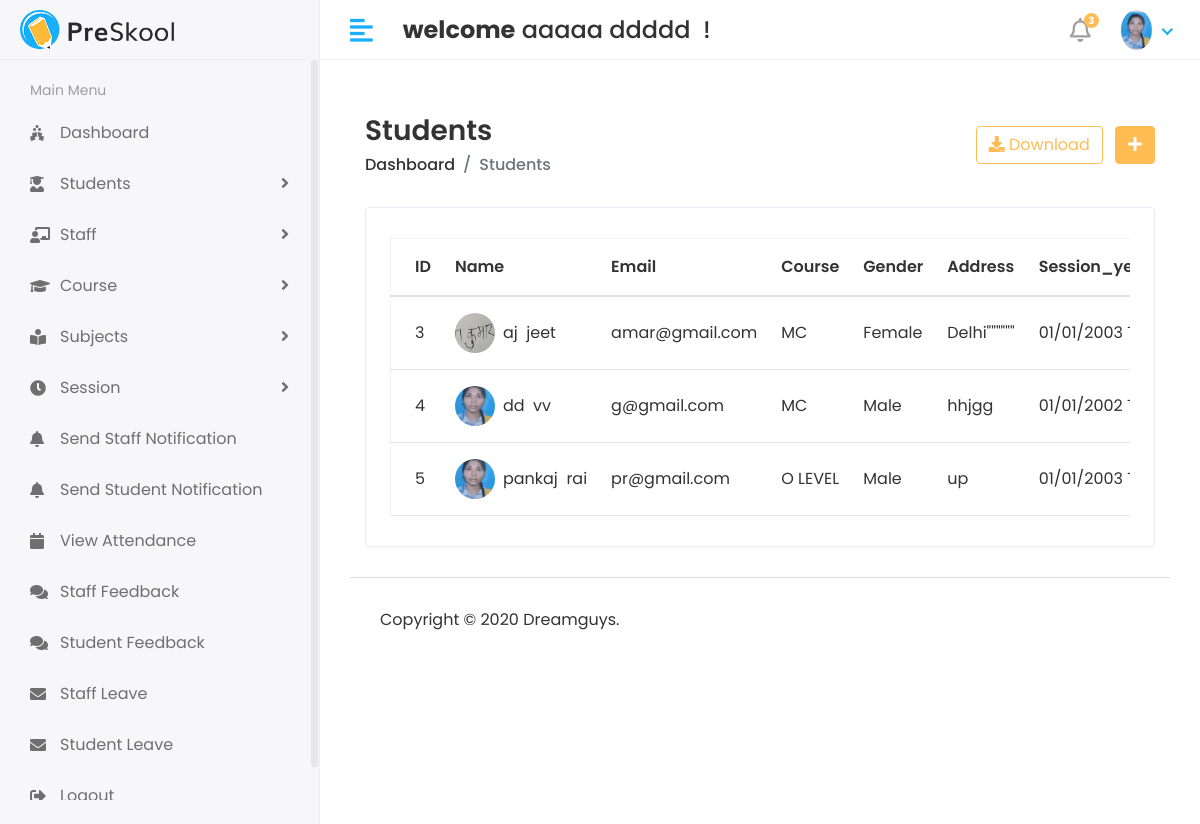
The app's page /Hod/student/view (signed in) with its own data.
### api/models.py (models this page shows, shortened)
class user1(AbstractUser):
    USER = (
        (1, 'HOD'),
        (2, 'STAFF'),
        (3, 'STUDENT'),
    )
    user_type = models.CharField(choices=USER, max_length=50, default=1)
    profile_pic = models.ImageField(upload_to='media/profile_pic')

class Student(models.Model):
    admin = models.OneToOneField(user1, on_delete=models.CASCADE)
    address = models.TextField()
    gender = models.CharField(max_length=100)
    course_id = models.ForeignKey(Course, on_delete=models.DO_NOTHING)
    session_year_id = models.ForeignKey(Session_year, on_delete=models.DO_NOTHING)
    created_at = models.DateTimeField(auto_now_add=True)
    updated_at = models.DateTimeField(auto_now=True)

class Course(models.Model):
    name = models.CharField(max_length=100)
    created_at = models.DateTimeField(auto_now_add=True)
    updated_at = models.DateTimeField(auto_now=True)

class Session_year(models.Model):
    session_start = models.CharField(max_length=100)
    session_end = models.CharField(max_length=100)

### student/Hod_views.py (the view)
# urls.py: path('Hod/student/view',Hod_views.view_student, name='view_student'),
@login_required(login_url='/')
def view_student(request):
    student = Student.objects.all()
    context = {
        'student': student,
    }
    return render(request, 'Hod/view_student.html', context)

### templates/Hod/view_student.html (shortened to what this page needs)
{% extends 'base.html' %}
{% block content %}
 <div class="content container-fluid">
               <div class="page-header">
                  <div class="row align-items-center">
                     <div class="col">
                        <h3 class="page-title">Students</h3>
                        <ul class="breadcrumb">
                           <li class="breadcrumb-item"><a href="index.html">Dashboard</a></li>
                           <li class="breadcrumb-item active">Students</li>
                        </ul>
                     </div>
                     <div class="col-auto text-right float-right ml-auto">
                        <a href="#" class="btn btn-outline-primary mr-2"><i class="fas fa-download"></i> Download</a>
                        <a href="add-student.html" class="btn btn-primary"><i class="fas fa-plus"></i></a>
                     </div>
                  </div>
               </div>
               <div class="row">
                  <div class="col-sm-12">
                     <div class="card card-table">
                        <div class="card-body">
                           <div class="table-responsive">
                              <table id="table_id" class="table table-hover table-center mb-0 ">
                                 <thead>
                                    <tr>
                                       <th >ID</th>
                                       <th>Name</th>
                                       <th>Email</th>
                                       <th>Course</th>
                                       <th>Gender</th>
                                       <th>Address</th>
                                       <th>Session_year</th>
                                    </tr>
                                 </thead>
                                 <tbody>
                                 {% for i in student %}
                                    <tr>
                                       <td class="sorting_1">{{i.id}}</td>
                                       <td>
                                          <h2 class="table-avatar">
                                             <a href="student-details.html" class="avatar avatar-sm mr-2"><img class="avatar-img rounded-circle" src="/{{i.admin.profile_pic }}" alt="User Image"></a>
                                             <a href="student-details.html">{{i.admin.first_name}} &nbsp;{{i.admin.last_name}} </a>
                                          </h2>
                                       </td>
                                       <td>{{i.admin.email}}</td>
                                       <td>{{i.course_id.name}}</td>
                                       <td>{{i.gender}}</td>
                                       <td>{{i.address}}</td>
                                       <td>{{i.session_year_id.session_start}} To {{i.session_year_id.session_end}}</td>
                                    </tr>
                                    <tr>
                                  {% endfor %}
                                 </tbody>
                              </table>
                           </div>
                        </div>
                     </div>
                  </div>
               </div>
            </div>
{% endblock %}

### templates/includes/header.html (shortened to what this page needs)
{% load static %}
<div class="header">
            <div class="header-left">
               <a href="index.html" class="logo">
               <img src="{% static 'assets/img/logo.png' %}" alt="Logo">
               </a>
            </div>
            <a href="javascript:void(0);" id="toggle_btn">
            <i class="fas fa-align-left"></i>
            </a>
            <div class="top-nav-search mt-3">
               <h4> <strong> welcome</strong>&nbsp;<span>{{user.first_name}} {{ user.last_name }} </span>&nbsp;!</h4>
            </div>
            <ul class="nav user-menu">
               <li class="nav-item dropdown noti-dropdown">
                  <a href="#" class="dropdown-toggle nav-link" data-toggle="dropdown">
                  <i class="far fa-bell"></i> <span class="badge badge-pill">3</span>
                  </a>
               </li>
               <li class="nav-item dropdown has-arrow">
                  <a href="#" class="dropdown-toggle nav-link" data-toggle="dropdown">
                  {% if user.profile_pic == "" %}
                   <span class="user-img"><img class="rounded-circle" src="{% static 'assets/img/img.jpg' %}" width="31" alt="Ryan Taylor"></span>
                  {% else %}
                  <span class="user-img"><img class="rounded-circle" src="/{{user.profile_pic}}" width="31" alt="Ryan Taylor"></span>
                  {% endif %}
                  </a>
               </li>
            </ul>
         </div>

### api/static/assets/css/style.css (style rules this page uses)
html { height: 100%; }
body { background-color: #fff; color: #333; font-family: 'Poppins', sans-serif; font-size: 1rem; height: 100%; line-height: 1.5; overflow-x: hidden; }
h1, h2, h3, h4, h5, h6 { font-family: 'Poppins', sans-serif; margin-top: 0; }
a { color: #009ce7; }
input, button, a { transition: all 0.4s ease; -moz-transition: all 0.4s ease; -o-transition: all 0.4s ease; -ms-transition: all 0.4s ease; -webkit-transition: all 0.4s ease; }
ul, ol { padding: 0px; list-style: none; }
.table { color: #333; max-width: 100%; margin-bottom: 0; width: 100%; }
.table.dataTable { border-collapse: collapse !important; border: 1px solid rgba(0, 0, 0, 0.05); }
table.table td h2 { display: inline-block; font-size: inherit; font-weight: 400; margin: 0; padding: 0; vertical-align: middle; }
table.table td h2.table-avatar { align-items: center; display: inline-flex; font-size: inherit; font-weight: 400; margin: 0; padding: 0; vertical-align: middle; white-space: nowrap; }
table.table td h2 a { color: #333; }
.table thead tr th { font-weight: 600; }
.table tbody tr { border-bottom: 1px solid rgba(0, 0, 0, 0.05); }
.table.table-center td, .table.table-center th { vertical-align: middle; }
.card-table .card-body .table > thead > tr > th { border-top: 0; }
.card-table .card-body .table tr td:first-child, .card-table .card-body .table tr th:first-child { padding-left: 1.5rem; }
.card-table .table td, .card-table .table th { border-top: 1px solid #e2e5e8; padding: 1rem 0.75rem; white-space: nowrap; }
.btn-primary { background-color: #FFBC53; border: 1px solid #FFBC53; }
.btn-outline-primary { color: #FFBC53; border-color: #FFBC53; }
.card { border: 1px solid #ececf5; box-shadow: 0 1px 3px 0 rgba(0, 0, 0, 0.03); margin-bottom: 1.875rem; }
.card-body { padding: 1.5rem; }
.avatar { position: relative; display: inline-block; width: 3rem; height: 3rem }
.avatar > img { width: 100%; height: 100%; -o-object-fit: cover; object-fit: cover; }
.avatar-sm { width: 2.5rem; height: 2.5rem; }
.header { background-color: #fff; border-bottom: 1px solid #f3f3f4; left: 0; position: fixed; right: 0; top: 0; z-index: 1001; height: 60px; }
.header .header-left { float: left; height: 60px; padding: 0 20px; position: relative; width: 320px; z-index: 1; transition: all 0.2s ease-in-out; background-color: #f7f7fa; border-bottom: 1px solid #efefef; border-right: 1px solid #ececf5; display: flex; align-items: center; }
.header .header-left .logo { display: inline-block; line-height: 60px; }
.header .header-left .logo img { max-height: 40px; width: auto; }
.header .dropdown-toggle:after { display: none; }
.header .has-arrow .dropdown-toggle:after { border-top: 0; border-left: 0; border-bottom: 2px solid #18aefa; border-right: 2px solid #18aefa; content: ''; height: 8px; display: inline-block; pointer-events: none; -webkit-transform-origin: 66% 66%; -ms-transform-origin: 66% 66%; transform-origin: 66% 66%; -webkit-transform: rotate(45deg); -ms-transform: rotate(45deg); transform: rotate(45deg); -webkit-transition: all 0.15s ease-in-out; transition: all 0.15s ease-in-out; width: 8px; vertical-align: 0px; }
.user-menu { float: right; margin: 0; position: relative; z-index: 99; padding-right: 15px; }
.user-menu.nav > li > a { color: #a0a0a0; font-size: 14px; line-height: 58px; padding: 0 15px; height: 60px; }
.user-img { margin-right: 3px; position: relative; }
.top-nav-search { float: left; margin-left: 15px; }
.page-header { margin-bottom: 1.875rem; }
.page-header .breadcrumb { background-color: transparent; color: #6c757d; font-size: 1rem; font-weight: 500; margin-bottom: 0; padding: 0; }
.page-header .breadcrumb a { color: #333; }
.page-title { font-size: 28px; font-weight: 600; color: #333; margin-bottom: 5px; }
.user-menu.nav > li > a .badge { background-color: #FFBC53; display: block; font-size: 10px; font-weight: bold; height: 15px; width: 15px; position: absolute; right: 7px; top: 13px; color: #fff; padding: 3px; }
.user-menu.nav > li > a > i { font-size: 1.5rem; line-height: 60px; }
@media (min-width: 992px) { #toggle_btn { align-items: center; color: #18aefa; display: inline-flex; float: left; font-size: 26px; height: 60px; justify-content: center; margin-left: 15px; padding: 0 15px; } }

### records on screen
user1: first_name "aaaaa", last_name "ddddd", profile_pic (picture)
Student: id "3", admin.profile_pic (picture), admin.first_name "aj", admin.last_name "jeet", admin.email "amar@gmail.com", course_id.name "MC", gender "Female", address "Delhi\"\"\"\"\"\"", session_year_id.session_start "01/01/2003"
Student: id "4", admin.profile_pic (picture), admin.first_name "dd", admin.last_name "vv", admin.email "g@gmail.com", course_id.name "MC", gender "Male", address "hhjgg", session_year_id.session_start "01/01/2002"
Student: id "5", admin.profile_pic (picture), admin.first_name "pankaj", admin.last_name "rai", admin.email "pr@gmail.com", course_id.name "O LEVEL", gender "Male", address "up", session_year_id.session_start "01/01/2003"
